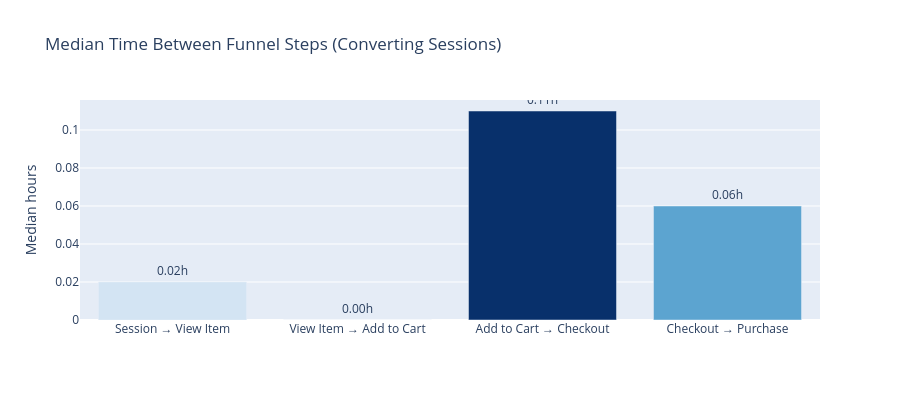

Notebook cell for this chart:
### Code cell
# ── Section 6b: Time-to-convert bar chart ─────────────────────────────────
# Reshape median hour columns into a simple table for Plotly.
ttc_steps = pd.DataFrame({
    "transition": [
        "Session → View Item",
        "View Item → Add to Cart",
        "Add to Cart → Checkout",
        "Checkout → Purchase",
    ],
    "median_hours": [
        float(ttc_df["p50_session_to_view_hrs"].iloc[0]),
        float(ttc_df["p50_view_to_cart_hrs"].iloc[0]),
        float(ttc_df["p50_cart_to_checkout_hrs"].iloc[0]),
        float(ttc_df["p50_checkout_to_purchase_hrs"].iloc[0]),
    ],
})

fig_ttc = px.bar(
    ttc_steps, x="transition", y="median_hours",
    title="Median Time Between Funnel Steps (Converting Sessions)",
    labels={"median_hours": "Median hours", "transition": ""},
    color="median_hours",
    color_continuous_scale="Blues",
    text="median_hours",
)
fig_ttc.update_traces(texttemplate="%{text:.2f}h", textposition="outside")
fig_ttc.update_layout(height=400, showlegend=False, coloraxis_showscale=False)
fig_ttc.show()

### Figure 1 — Plotly figure (JSON) as saved in the notebook; plotly's stock layout.template omitted (floating-point values rounded to 4 significant figures)
{"data": [{"hovertemplate": "=%{x}<br>Median hours=%{marker.color}<extra></extra>", "legendgroup": "", "marker": {"color": [0.02, 0.0, 0.11, 0.06], "coloraxis": "coloraxis", "pattern": {"shape": ""}}, "name": "", "orientation": "v", "showlegend": false, "text": [0.02, 0.0, 0.11, 0.06], "textposition": "outside", "texttemplate": "%{text:.2f}h", "type": "bar", "x": ["Session → View Item", "View Item → Add to Cart", "Add to Cart → Checkout", "Checkout → Purchase"], "xaxis": "x", "y": [0.02, 0.0, 0.11, 0.06], "yaxis": "y"}], "layout": {"barmode": "relative", "coloraxis": {"colorbar": {"title": {"text": "Median hours"}}, "colorscale": [[0.0, "rgb(247,251,255)"], [0.125, "rgb(222,235,247)"], [0.25, "rgb(198,219,239)"], [0.375, "rgb(158,202,225)"], [0.5, "rgb(107,174,214)"], [0.625, "rgb(66,146,198)"], [0.75, "rgb(33,113,181)"], [0.875, "rgb(8,81,156)"], [1.0, "rgb(8,48,107)"]], "showscale": false}, "height": 400, "legend": {"tracegroupgap": 0}, "showlegend": false, "title": {"text": "Median Time Between Funnel Steps (Converting Sessions)"}, "xaxis": {"anchor": "y", "domain": [0.0, 1.0], "title": {"text": ""}}, "yaxis": {"anchor": "x", "domain": [0.0, 1.0], "title": {"text": "Median hours"}}}}
